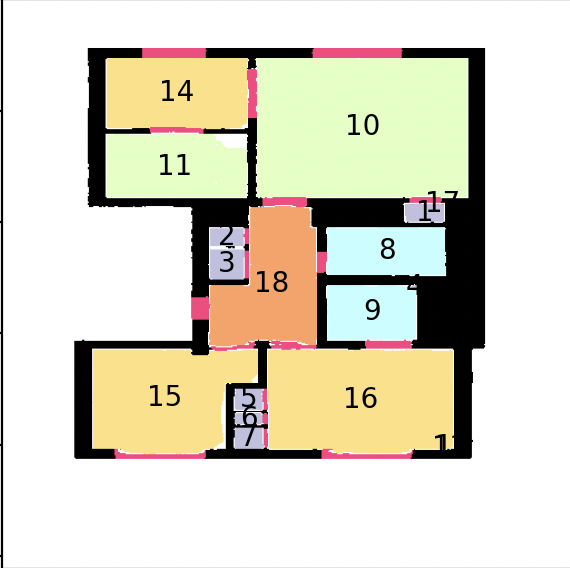
#> input picture floorplan.png, 570 x 568 px
$ python ocrcoord.py
#> lines starting #> are read from the running program, lines starting #| are printed output that depends on the picture; after the words box and inside, x2 and y2 are one past the last pixel; in counts of white or black regions, pixels touching at a corner belong together
import cv2
import pytesseract
import numpy as np

# Set the Tesseract path in the script
pytesseract.pytesseract.tesseract_cmd = '/opt/homebrew/bin/tesseract'

def preprocess_image(image_path):
    # Load the image using OpenCV
#> called with image_path = 'floorplan.png'
    image = cv2.imread(image_path)
#> image is the input picture: shape (568, 570, 3); mean B, G, R 196.3, 214.3, 218.5
    # Convert to grayscale
    gray = cv2.cvtColor(image, cv2.COLOR_BGR2GRAY)
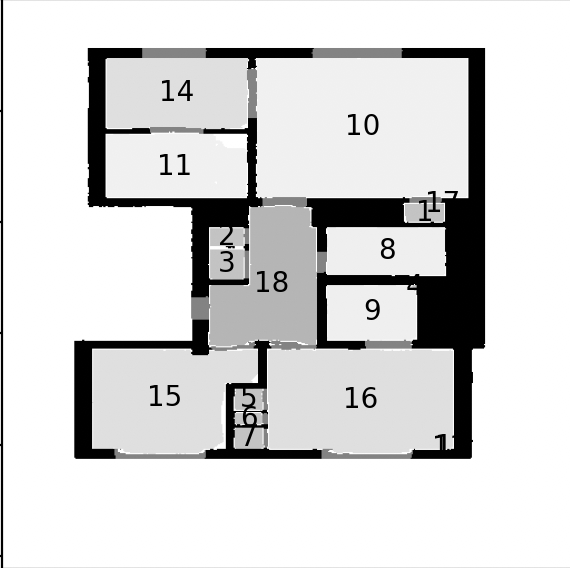
#> gray: shape (568, 570); min 0, max 255, mean 213.5
    # Apply thresholding
    _, binary = cv2.threshold(gray, 128, 255, cv2.THRESH_BINARY | cv2.THRESH_OTSU)
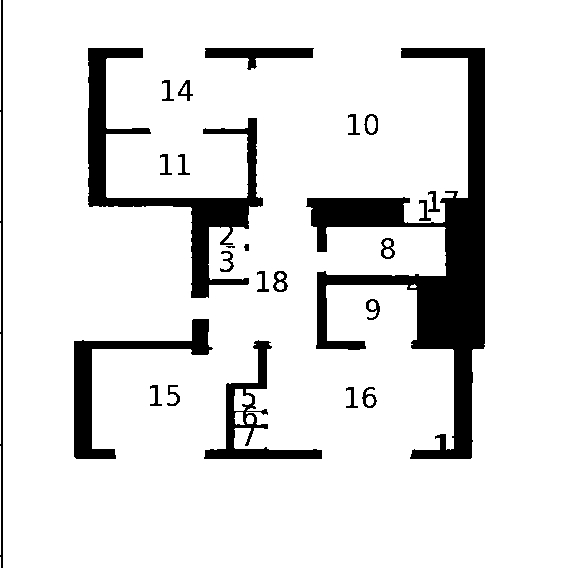
#> binary: shape (568, 570); 88.2% white; 25 black regions (1 under 20 px), largest, box (x1, y1, x2, y2) and area: (306, 48, 485, 459) 19071, (88, 48, 263, 298) 8429, (74, 319, 213, 459) 3767

    return binary, image  # Return both the binary and the grayscale image

def draw_bounding_box(image_path, rooms):
    # Preprocess the image
    binary, original_image = preprocess_image(image_path)  # Receive the grayscale image too

    # Use Tesseract to get bounding box info for each word in the binary image
    data = pytesseract.image_to_data(binary, lang='eng', config='--psm 6', output_type=pytesseract.Output.DICT)

    # Iterate over each text instance
    for i, text in enumerate(data["text"]):
        if int(data["conf"][i]) > 60:  # Confidence threshold is 60
            for room in rooms:
                if text.strip() == room["room"]:
                    # Get the bounding box coordinates
                    x, y, w, h = data["left"][i], data["top"][i], data["width"][i], data["height"][i]
                    # Draw a bounding box around the text on the original image
                    cv2.rectangle(original_image, (x, y), (x + w, y + h), (0, 0, 255), 2)
                    # Put the room component as a label
                    cv2.putText(original_image, room["component"], (x, y - 10), cv2.FONT_HERSHEY_SIMPLEX, 0.5, (0, 0, 255), 2)

    # Save the image with bounding box
    cv2.imwrite('output_with_boxes.png', original_image)

# Your room-component mapping
rooms = [
    {"room": "14", "component": "Main Hackathon Arena"},
    {"room": "11", "component": "Team Collaboration Room 1"},
    {"room": "10", "component": "Team Collaboration Room 2"},
    {"room": "2", "component": "Hackathon Help Desk"},
    {"room": "3", "component": "Quiet Workspace"},
    {"room": "18", "component": "Food and Refreshments Area"},
    {"room": "8", "component": "Sponsor Booths Area"},
    {"room": "9", "component": "Hardware Projects Area"},
    {"room": "15", "component": "Audio-Visual Technical Support"},
    {"room": "16", "component": "Software Testing Lab"}
]

# Test the function
draw_bounding_box('floorplan.png', rooms)
#> (the call stopped at in draw_bounding_box, `data = pytesseract.image_to_data(binary, lang='eng', config='--psm 6',..`: pytesseract is not available in this run)
